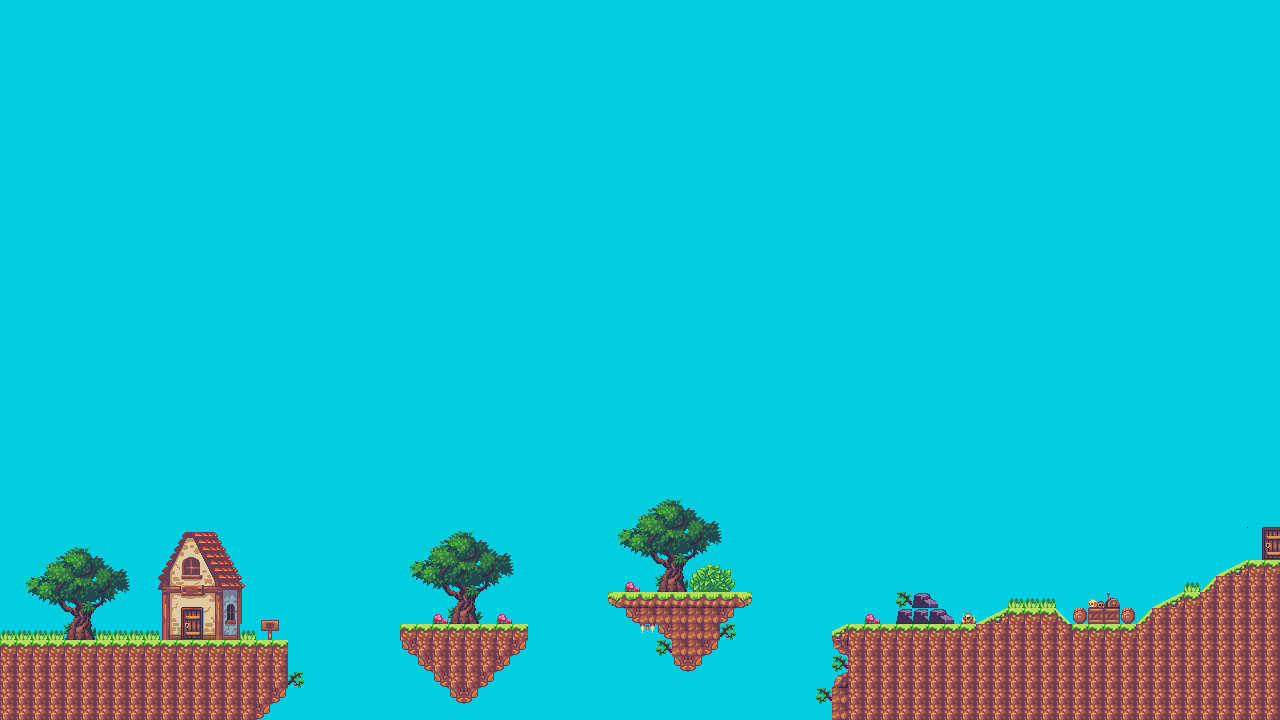

Tiled map render using the project's own tile images. Description and the map definition, with tile-layer contents summarised, below:
An orthogonal 80x45 tile map with 16x16 px tiles, 2 tile layers (backgroud, foreground), 2 tilesets.

<map version="1.2" tiledversion="1.3.3" orientation="orthogonal" renderorder="right-down" width="80" height="45" tilewidth="16" tileheight="16" infinite="0" backgroundcolor="#00cddf" nextlayerid="5" nextobjectid="1">
 <tileset firstgid="1" source="tileset.tsx" />
 <tileset firstgid="576" source="props.tsx" />
 <layer id="4" name="backgroud" width="80" height="45">
  <data>[3600 cells, 248 non-empty, 132 distinct tile ids]</data>
 </layer>
 <layer id="1" name="foreground" width="80" height="45">
  <data>[3600 cells, 718 non-empty, 46 distinct tile ids]</data>
 </layer>
</map>
